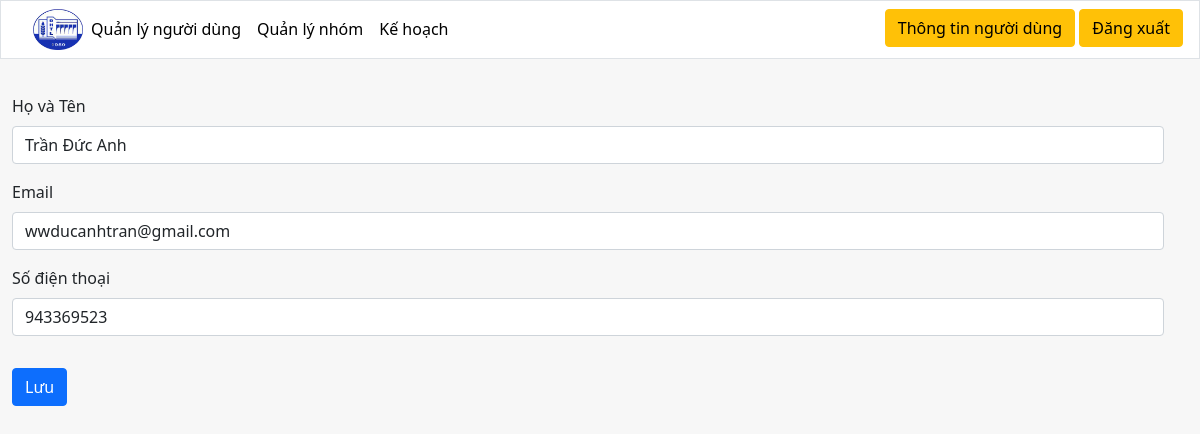
/Browers/views/admin/fix-user.php?userid=3 (signed in), run on the app's committed database.
### tables this page shows
CREATE TABLE `user` (
  `us_id` int(10) NOT NULL,
  `us_name` varchar(50) NOT NULL,
  `us_email` varchar(50) NOT NULL,
  `us_phone` varchar(20) NOT NULL,
  `us_regdate` date NOT NULL DEFAULT current_timestamp()
);

### Browers/views/admin/fix-user.php (the view, shortened to what this page needs)
<?php
        include('header-admin.php');
        include('../../config/db.php');
?>
    <?php
        if(isset($_GET['userid'])) {
            $id = $_GET['userid'];
            $sql = "SELECT * from  user where us_id = $id";
            $result = mysqli_query($conn, $sql);
        }
    ?>
    <div id="content" class="row">
        <?php while($row = mysqli_fetch_assoc($result)){?>
        <form class="mt-4" method="POST" action="">
            <div class="mb-3">
                <label for="username" class="form-label">Họ và Tên</label>
                <input type="text" name="username" class="form-control" id="username" value="<?php echo $row['us_name']; ?>">
            </div>
            <div class="mb-3">
                <label for="email" class="form-label">Email</label>
                <input type="text" name="email" class="form-control" id="email" value="<?php echo $row['us_email']; ?>">
            </div>
            <div class="mb-3">
                <label for="phone" class="form-label">Số điện thoại</label>
                <input type="text" name="phone" class="form-control" id="phone" value="<?php echo $row['us_phone']; ?>">
            </div>
            <button type="submit" class="btn btn-primary mt-3 mb-4" name="submit">Lưu</button>
        </form>
        <?php } ?>
    </div>
<?php
    include("../../config/footer.php");
?>

### Browers/assets/css/config.css (style rules this page uses)
#content { margin-top: 70px; right: 0; }

### data on the page
user: username "Trần Đức Anh", email "wwducanhtran@gmail.com", phone "943369523"
